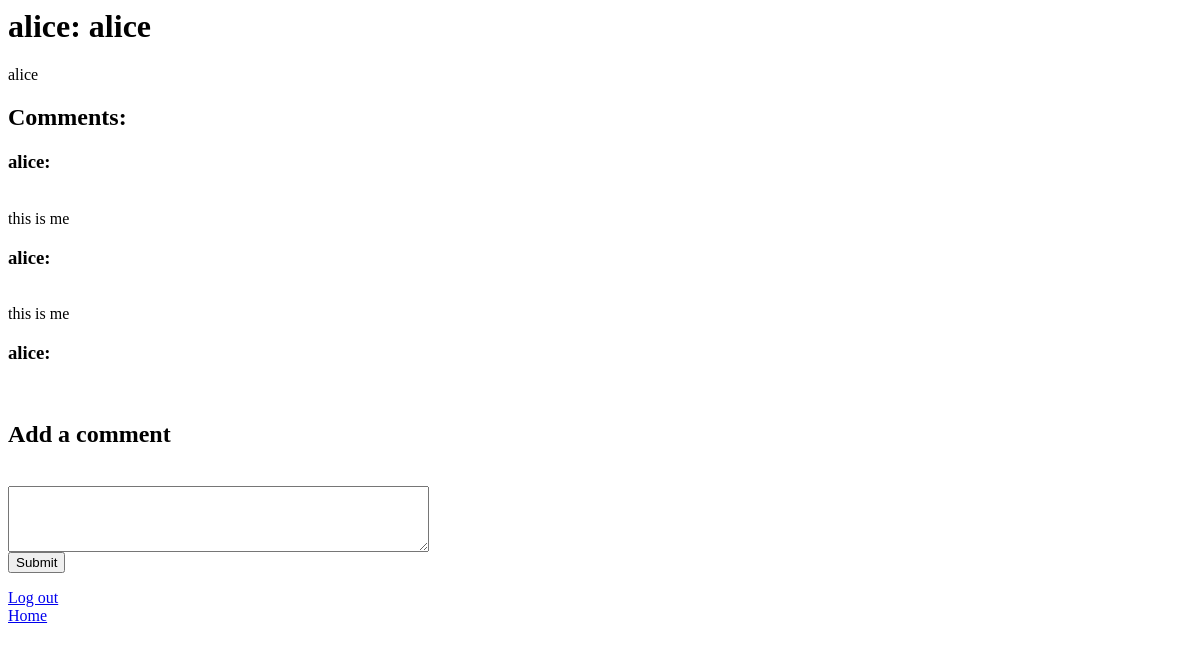
Page /topic/1/ (signed in) on the earlier database version.
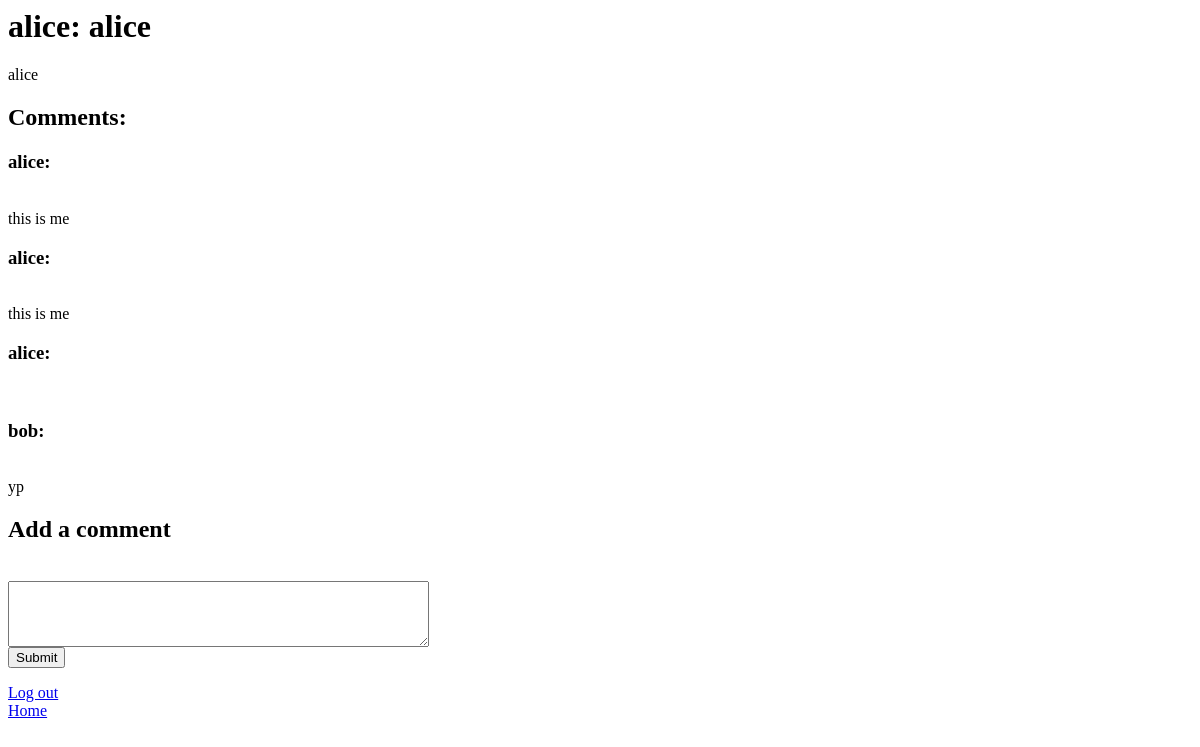
Same page on the later database version.
### app/models.py (models this page shows)
class Topic(models.Model):
    title = models.CharField(max_length=100, default='')
    text = models.CharField(max_length=1000, default='')
    visible = models.BooleanField(default=True)
    poster = models.ForeignKey(User, on_delete=models.CASCADE)

class User(models.Model):
    username = models.CharField(max_length=20, default='')
    password = models.CharField(max_length=20, default='')
    moderator = models.BooleanField(default=False)

class Message(models.Model):
    text = models.CharField(max_length=1000, default='')
    poster = models.ForeignKey(User, on_delete=models.CASCADE)
    topic = models.ForeignKey(Topic, on_delete=models.CASCADE)
    visible = models.BooleanField(default=True)

### app/views.py (the view)
# urls.py: path('topic/<int:topic_id>/', views.topic, name='topic'),
@csrf_protect
def topic(request, topic_id):
    request.session.clear_expired()
    try:
        user_id = request.session['user']
    except:
        response = HttpResponseRedirect("/")
        response.delete_cookie('sessionid')
        return response
    request.session['latest_activity'] = str(datetime.now())
    topic = get_object_or_404(Topic, pk=topic_id)
    messages = Message.objects.filter(topic=topic)
    if request.method == "POST":
        form_text = request.POST['comment']
        form_poster = User.objects.get(pk=user_id)
        Message.objects.create(text=form_text, poster=form_poster, topic=topic, visible=True)
        return HttpResponseRedirect(f"/topic/{topic_id}/")
    return render(request, 'topic.html', {'topic':topic, 'messages':messages})

### app/templates/topic.html (shortened to what this page needs)
{% extends "default.html" %}
{% block content %}
<h1>{{topic.poster.username}}: {{ topic.title }}</h1>
<p>
    {{ topic.text }}
</p>
<h2>Comments:</h2>
{% for msg in messages%}
<p>
    <h3>{{msg.poster.username}}:</h3>
    <br>
    {{ msg.text }}
</p>
{% endfor %}
<h2>Add a comment</h2>
<form action="/topic/{{ topic.pk }}/" method="POST">
<textarea name="comment" rows="4" cols="50">
</textarea>
<br>
<input type="submit" value="Submit">
</form>
{% endblock %}

### app/templates/default.html
{% block content %}{% endblock %}
<p>
    <a href="/logout/">Log out</a>
    <br>
    <a href="/home/">Home</a>
</p>

Differences in the rows shown:
added Message: poster.username "bob", text "yp"
